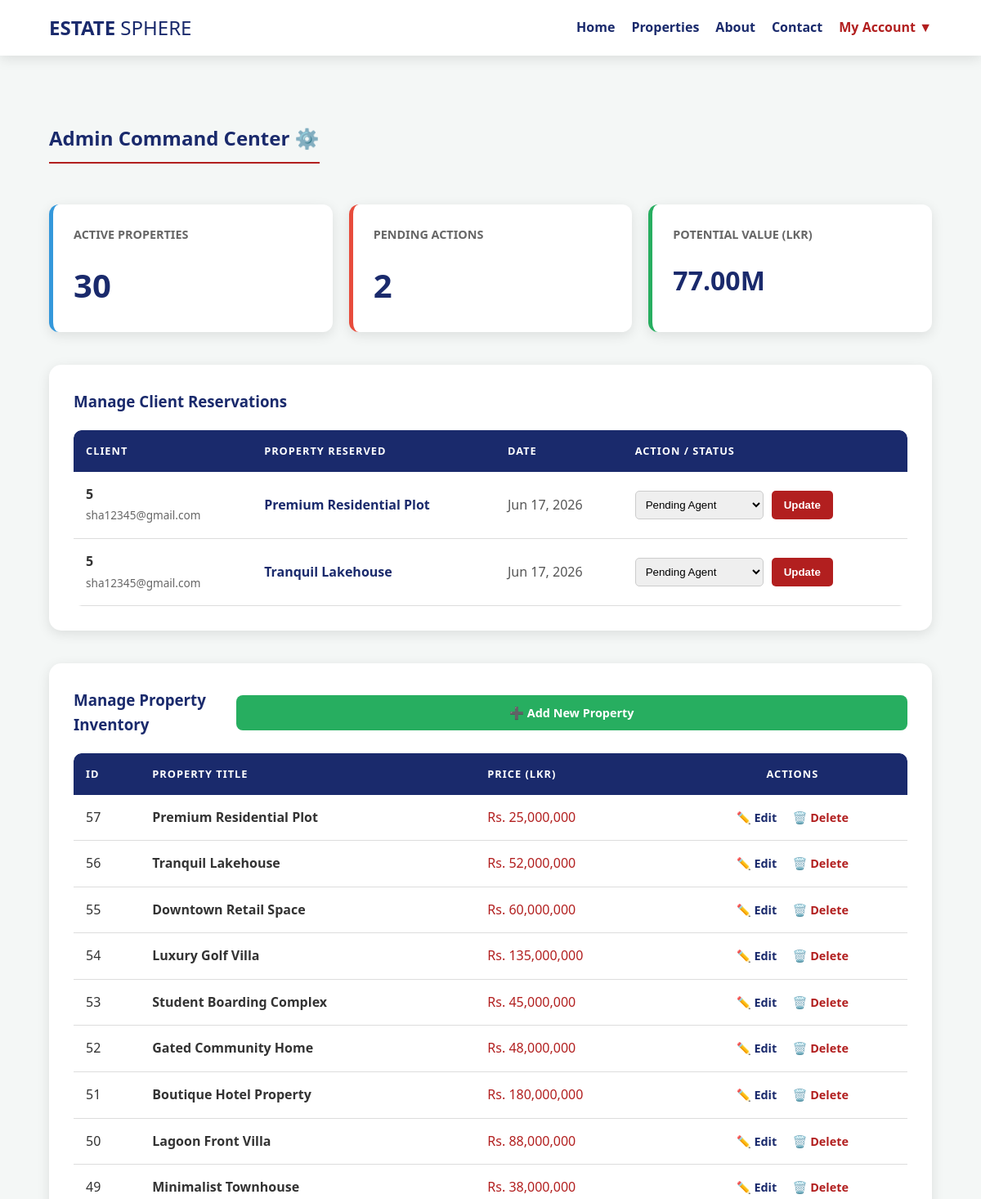
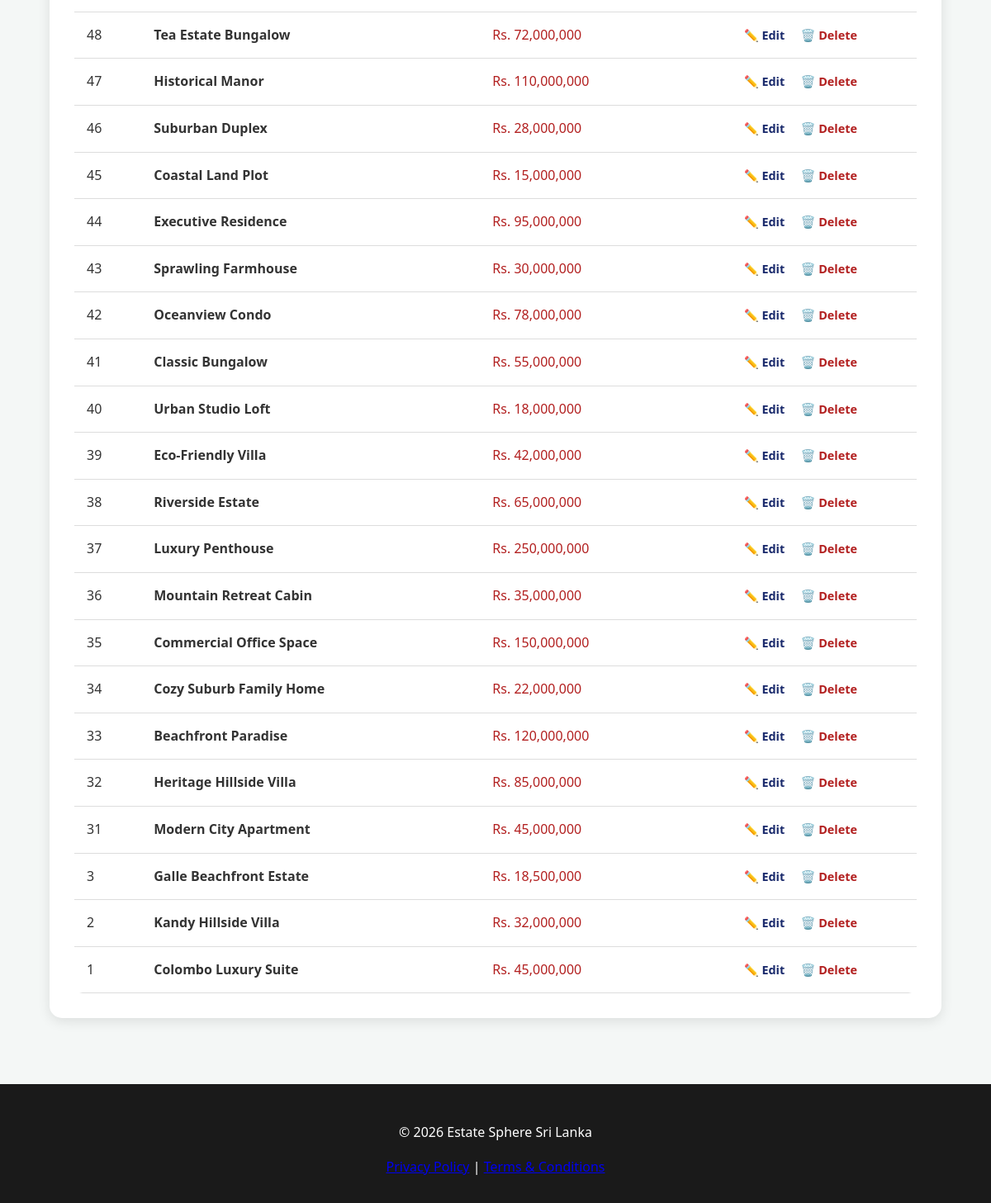
/admin-dashboard.php (signed in), run on the app's committed database (2 pictures, top to bottom).
### tables this page shows
CREATE TABLE `reservations` (
  `res_id` int(11) NOT NULL,
  `user_id` int(11) NOT NULL,
  `prop_id` int(11) NOT NULL,
  `res_date` datetime DEFAULT current_timestamp(),
  `status` varchar(50) DEFAULT 'Pending Agent'
);

CREATE TABLE `users` (
  `user_id` int(11) NOT NULL,
  `full_name` varchar(100) DEFAULT NULL,
  `email` varchar(100) DEFAULT NULL,
  `password` varchar(255) DEFAULT NULL,
  `role` enum('admin','user','super_admin') DEFAULT 'user',
  `created_at` timestamp NOT NULL DEFAULT current_timestamp()
);

CREATE TABLE `properties` (
  `prop_id` int(11) NOT NULL,
  `title` varchar(255) NOT NULL,
  `location` varchar(100) DEFAULT NULL,
  `description` text DEFAULT NULL,
  `image_path` varchar(255) DEFAULT NULL,
  `is_verified` tinyint(1) DEFAULT 1,
  `price` decimal(15,2) NOT NULL,
  `bedrooms` int(11) NOT NULL,
  `bathrooms` int(11) NOT NULL,
  `area_sqft` int(11) NOT NULL,
  `image_name` varchar(255) DEFAULT NULL,
  `map_link` text DEFAULT NULL,
  `category` enum('Residential','Commercial','Industrial','Land') DEFAULT 'Residential',
  `status` enum('available','sold') DEFAULT 'available',
  `created_at` timestamp NOT NULL DEFAULT current_timestamp(),
  `verification_doc` varchar(255) DEFAULT ''
);

### admin-dashboard.php (the view, shortened to what this page needs)
<?php
include('header.php');
$prop_count = mysqli_fetch_assoc(mysqli_query($conn, "SELECT COUNT(*) as total FROM properties WHERE status = 'available'"))['total'];
$res_count = mysqli_fetch_assoc(mysqli_query($conn, "SELECT COUNT(*) as total FROM reservations WHERE status != 'Completed'"))['total'];
$rev_query = mysqli_query($conn, "SELECT SUM(p.price) as total_rev FROM reservations r JOIN properties p ON r.prop_id = p.prop_id WHERE r.status != 'Completed'");
$rev_total = mysqli_fetch_assoc($rev_query)['total_rev'] ?? 0;
?>
<div class="container" style="margin-top: 50px; margin-bottom: 80px; min-height: 60vh;">
    <h2 style="color: var(--navy); border-bottom: 2px solid var(--crimson); padding-bottom: 10px; display: inline-block;">Admin Command Center ⚙️</h2>
    <div style="display: grid; grid-template-columns: repeat(auto-fit, minmax(220px, 1fr)); gap: 20px; margin-top: 30px; margin-bottom: 40px;">
        <div style="background: white; padding: 25px; border-radius: 12px; box-shadow: var(--shadow); border-left: 5px solid #3498db;">
            <h4 style="color: #666; margin-top: 0; font-size: 0.9rem; text-transform: uppercase;">Active Properties</h4>
            <h2 style="color: var(--navy); font-size: 2.5rem; margin: 10px 0 0 0;"><?php echo $prop_count; ?></h2>
        </div>
        <div style="background: white; padding: 25px; border-radius: 12px; box-shadow: var(--shadow); border-left: 5px solid #e74c3c;">
            <h4 style="color: #666; margin-top: 0; font-size: 0.9rem; text-transform: uppercase;">Pending Actions</h4>
            <h2 style="color: var(--navy); font-size: 2.5rem; margin: 10px 0 0 0;"><?php echo $res_count; ?></h2>
        </div>
        <div style="background: white; padding: 25px; border-radius: 12px; box-shadow: var(--shadow); border-left: 5px solid #27ae60;">
            <h4 style="color: #666; margin-top: 0; font-size: 0.9rem; text-transform: uppercase;">Potential Value (LKR)</h4>
            <h2 style="color: var(--navy); font-size: 2rem; margin: 10px 0 0 0;"><?php echo number_format($rev_total / 1000000, 2); ?>M</h2>
        </div>
    </div>
    <div style="background: white; padding: 30px; border-radius: 15px; box-shadow: var(--shadow); margin-bottom: 40px;">
        <h3 style="color: var(--navy); margin-top: 0; margin-bottom: 20px;">Manage Client Reservations</h3>
        <?php
        $query = "SELECT r.res_id, r.res_date, r.status, p.title, p.price, u.user_id, u.email
                  FROM reservations r
                  JOIN properties p ON r.prop_id = p.prop_id
                  JOIN users u ON r.user_id = u.user_id
                  ORDER BY r.res_date DESC";
        $result = mysqli_query($conn, $query);
        if(mysqli_num_rows($result) > 0) {
            echo '<table style="width: 100%; border-collapse: collapse; text-align: left;">';
            echo '<tr style="background: var(--navy); color: white;">
                    <th style="padding: 15px; border-top-left-radius: 10px;">Client</th>
                    <th style="padding: 15px;">Property Reserved</th>
                    <th style="padding: 15px;">Date</th>
                    <th style="padding: 15px; border-top-right-radius: 10px;">Action / Status</th>
                  </tr>';
            while($row = mysqli_fetch_assoc($result)) {
                $date = date('M j, Y', strtotime($row['res_date']));
                echo '<tr style="border-bottom: 1px solid #eee;">';
                echo '<td style="padding: 15px;"><strong>'.htmlspecialchars($row['user_id']).'</strong><br><span style="font-size: 0.85rem; color: #666;">'.htmlspecialchars($row['email']).'</span></td>';
                echo '<td style="padding: 15px; color: var(--navy); font-weight: bold;">'.htmlspecialchars($row['title']).'</td>';
                echo '<td style="padding: 15px; color: #555;">'.$date.'</td>';
                echo '<td style="padding: 15px;">
                        <form method="POST" action="admin-dashboard.php" style="display: flex; gap: 10px;">
                            <input type="hidden" name="res_id" value="'.$row['res_id'].'">
                            <select name="new_status" style="padding: 8px; border-radius: 5px; border: 1px solid #ccc;">
                                <option value="Pending Agent" '.($row['status'] == 'Pending Agent' ? 'selected' : '').'>Pending Agent</option>
                                <option value="Site Visit Scheduled" '.($row['status'] == 'Site Visit Scheduled' ? 'selected' : '').'>Site Visit Scheduled</option>
                                <option value="Completed" '.($row['status'] == 'Completed' ? 'selected' : '').'>Completed</option>
                            </select>
                            <button type="submit" name="update_status" style="background: var(--crimson); color: white; border: none; padding: 8px 15px; border-radius: 5px; cursor: pointer; font-weight: bold;">Update</button>
                        </form>
                      </td>';
                echo '</tr>';
            }
            echo '</table>';
        } else {
            echo '<p style="color: #888; text-align: center; padding: 20px;">No active reservations found.</p>';
        }
        ?>
    </div>
    <div style="background: white; padding: 30px; border-radius: 15px; box-shadow: var(--shadow);">
        <div style="display: flex; justify-content: space-between; align-items: center; margin-bottom: 20px;">
            <h3 style="color: var(--navy); margin: 0;">Manage Property Inventory</h3>
            <a href="admin/add-property.php" class="btn-main" style="background: #27ae60; text-decoration: none; padding: 10px 20px; font-size: 0.9rem;">➕ Add New Property</a>
        </div>
        <table style="width: 100%; border-collapse: collapse; text-align: left;">
            <tr style="background: var(--navy); color: white;">
                <th style="padding: 15px; border-top-left-radius: 10px;">ID</th>
                <th style="padding: 15px;">Property Title</th>
                <th style="padding: 15px;">Price (LKR)</th>
                <th style="padding: 15px; text-align: center; border-top-right-radius: 10px;">Actions</th>
            </tr>
            <?php
            $prop_query = mysqli_query($conn, "SELECT * FROM properties ORDER BY prop_id DESC");
            if(mysqli_num_rows($prop_query) > 0) {
                while ($prop = mysqli_fetch_assoc($prop_query)): ?>
                    <tr style="border-bottom: 1px solid #eee;">
                        <td style="padding: 15px;"><?php echo $prop['prop_id']; ?></td>
                        <td style="padding: 15px; font-weight: bold;"><?php echo htmlspecialchars($prop['title']); ?></td>
                        <td style="padding: 15px; color: var(--crimson);">Rs. <?php echo number_format($prop['price']); ?></td>
                        <td style="padding: 15px; text-align: center;">
                            <a href="admin/edit-property.php?id=<?php echo $prop['prop_id']; ?>" style="color: var(--navy); text-decoration: none; font-weight: bold; margin-right: 15px; font-size: 0.9rem;">✏️ Edit</a>
                            <a href="admin/delete-property.php?id=<?php echo $prop['prop_id']; ?>" onclick="return confirm('Are you sure you want to delete this property?');" style="color: var(--crimson); text-decoration: none; font-weight: bold; font-size: 0.9rem;">🗑️ Delete</a>
                        </td>
                    </tr>
                <?php endwhile;
            } else {
                echo '<tr><td colspan="4" style="text-align: center; padding: 20px; color: #888;">No properties in inventory.</td></tr>';
            }
            ?>
        </table>
    </div>
</div>
<?php include('footer.php'); ?>

### style.css (style rules this page uses)
:root { --bg-color: #f4f7f6; --card-bg: #ffffff; --text-main: #333333; --navy: #1a2a6c; --crimson: #b21f1f; --success: #2ecc71; --light: #f4f7f6; --white: #ffffff; --shadow: 0 4px 15px rgba(0, 0, 0, 0.1); --border-color: #dddddd; }
body { font-family: 'Segoe UI', Tahoma, sans-serif; background-color: var(--bg-color); margin: 0; padding-top: 80px; color: var(--text-main); line-height: 1.6; transition: background 0.3s ease, color 0.3s ease; }
.container { width: 90%; max-width: 1200px; margin: auto; }
.btn-main { background: var(--navy); color: white; border: none; padding: 12px 25px; border-radius: 8px; cursor: pointer; font-weight: bold; width: 100%; transition: 0.3s; text-align: center; }
table { border-collapse: separate; border-spacing: 0; width: 100%; margin-top: 20px; border-radius: 10px; overflow: hidden; background: var(--card-bg); transition: background 0.3s ease; }
table th { background-color: var(--navy); color: white; padding: 15px; text-transform: uppercase; font-size: 0.8rem; letter-spacing: 1px; }
table td { padding: 15px; border-bottom: 1px solid var(--border-color); color: var(--text-main); }

### data on the page
reservations: user.user_id "5", user.email "sha12345@gmail.com", prop.title "Premium Residential Plot", res_date "Jun 17, 2026", new_status "Pending Agent"
reservations: user.user_id "5", user.email "sha12345@gmail.com", prop.title "Tranquil Lakehouse", res_date "Jun 17, 2026", new_status "Pending Agent"
properties: prop_id "57", title "Premium Residential Plot", price "25,000,000"
properties: prop_id "56", title "Tranquil Lakehouse", price "52,000,000"
properties: prop_id "55", title "Downtown Retail Space", price "60,000,000"
properties: prop_id "54", title "Luxury Golf Villa", price "135,000,000"
properties: prop_id "53", title "Student Boarding Complex", price "45,000,000"
properties: prop_id "52", title "Gated Community Home", price "48,000,000"
properties: prop_id "51", title "Boutique Hotel Property", price "180,000,000"
properties: prop_id "50", title "Lagoon Front Villa", price "88,000,000"
properties: prop_id "49", title "Minimalist Townhouse", price "38,000,000"
properties: prop_id "48", title "Tea Estate Bungalow", price "72,000,000"
properties: prop_id "47", title "Historical Manor", price "110,000,000"
properties: prop_id "46", title "Suburban Duplex", price "28,000,000"
properties: prop_id "45", title "Coastal Land Plot", price "15,000,000"
properties: prop_id "44", title "Executive Residence", price "95,000,000"
properties: prop_id "43", title "Sprawling Farmhouse", price "30,000,000"
properties: prop_id "42", title "Oceanview Condo", price "78,000,000"
properties: prop_id "41", title "Classic Bungalow", price "55,000,000"
properties: prop_id "40", title "Urban Studio Loft", price "18,000,000"
properties: prop_id "39", title "Eco-Friendly Villa", price "42,000,000"
properties: prop_id "38", title "Riverside Estate", price "65,000,000"
properties: prop_id "37", title "Luxury Penthouse", price "250,000,000"
properties: prop_id "36", title "Mountain Retreat Cabin", price "35,000,000"
properties: prop_id "35", title "Commercial Office Space", price "150,000,000"
properties: prop_id "34", title "Cozy Suburb Family Home", price "22,000,000"
properties: prop_id "33", title "Beachfront Paradise", price "120,000,000"
properties: prop_id "32", title "Heritage Hillside Villa", price "85,000,000"
properties: prop_id "31", title "Modern City Apartment", price "45,000,000"
properties: prop_id "3", title "Galle Beachfront Estate", price "18,500,000"
properties: prop_id "2", title "Kandy Hillside Villa", price "32,000,000"
properties: prop_id "1", title "Colombo Luxury Suite", price "45,000,000"

### other printed values
$prop_count "30"
$res_count "2"
$rev_total / 1000000 "77.00"
